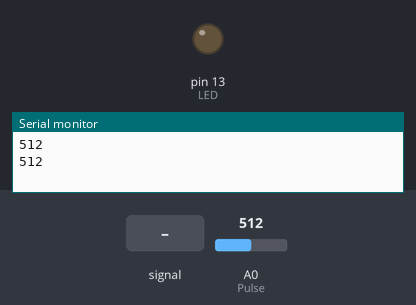
Recording of a sketch running on a simulated Arduino Uno, built with avr-gcc and run on an emulated ATmega328P. On the bench: output pins drawn as LEDs (lit = HIGH), the last lines printed to the serial monitor. The inputs (shaded band) are chosen by the test bench; at power-on: A0 (Pulse) = 512.

Above: at 1.8 s.
1.9 s: A0 (Pulse) fed a 200 Hz sine of ±81 counts around its level
At 2.4 s:
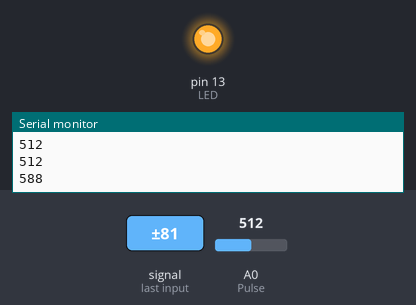
3.5 s: A0 (Pulse) set to 560
5.0 s: A0 (Pulse) set to 540
At 5.9 s:
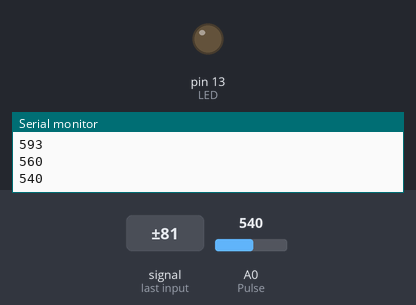
Timing chart, 0 to 8.0 s (numbered marks = the images above; inputs shaded):
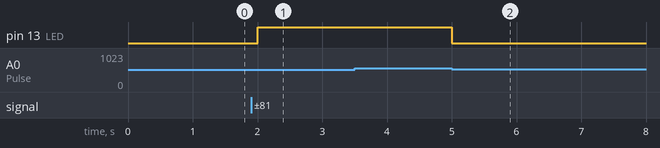

The sketch:

pulsesensor.ino
```cpp
int Pulse = 0;
int LED = 13;
int Signal;
int Threshold = 550;

void setup() {
  pinMode(LED, OUTPUT);
  Serial.begin(9600);
}

void loop() {
  Signal = analogRead(Pulse);
  Serial.println(Signal);

  if(Signal > Threshold){
    digitalWrite(LED, HIGH);
    delay(1000);
  }else{
    digitalWrite(LED, LOW);
    delay(1000);
  }
}
```

main.c
```cpp
#include <stdio.h>
#include <stdlib.h>
#include <string.h>
#include "api.h"
#include "crypto_aead.h"
#include "romulus_m.h"
#include "skinny.h"
#include "variant.h"

#define MAX_MSG_LENGTH 1024
#define AD_BLK_LEN_EVN 16

void enkripsi(unsigned char plaintext[MAX_MSG_LENGTH]){
    unsigned char key[CRYPTO_KEYBYTES];
    unsigned char nonce[CRYPTO_NPUBBYTES];
    unsigned char ciphertext[MAX_MSG_LENGTH + CRYPTO_ABYTES];
    unsigned char ad[AD_BLK_LEN_EVN] = "1234";
    unsigned long long plaintext_len, ad_len, ciphertext_len;

    // Inisialisasi kunci dan nonce
    memset(key, 0, sizeof(key));
    memset(nonce, 0, sizeof(nonce));

    ad_len = strlen((char*) ad) - 1;
    ad[ad_len] = '\0';

    plaintext_len = strlen((char*) plaintext) - 1;
    plaintext[plaintext_len] = '\0';

    // Enkripsi plaintext
    if (crypto_aead_encrypt(ciphertext, &ciphertext_len, plaintext, plaintext_len, ad, ad_len, NULL, nonce, key) != 0) {
        printf("Enkripsi gagal\n");
        return 1;
    }

    char ciphertext_hex[2 * ciphertext_len + 1];
    for (int i = 0; i < ciphertext_len; i++) {
        sprintf(&ciphertext_hex[2 * i], "%02x", ciphertext[i]);
    }
    printf("Ciphertext: %s\n", ciphertext_hex);
    //sreturn(ciphertext_hex);
}

int dekripsi(char hex[MAX_MSG_LENGTH * 2 + 1]){
    unsigned char ciphertext[MAX_MSG_LENGTH + CRYPTO_ABYTES];
    unsigned char key[CRYPTO_KEYBYTES];
    unsigned char plaintext[MAX_MSG_LENGTH];
    unsigned char nonce[CRYPTO_NPUBBYTES];
    unsigned char ad[AD_BLK_LEN_EVN] = "1234";
    unsigned long long plaintext_len, ad_len, ciphertext_len;

    // Inisialisasi kunci dan nonce
    memset(key, 0, sizeof(key));
    memset(nonce, 0, sizeof(nonce));

    ad_len = strlen((char*) ad) - 1;
    ad[ad_len] = '\0';

    plaintext_len = strlen((char*) plaintext) - 1;
    plaintext[plaintext_len] = '\0';
    ciphertext_len = (strlen(hex));
    hex[ciphertext_len-1] = '\0';

    // Konversi dari hexadecimal ke binary
    for (int i = 0; i < ciphertext_len; i += 2) {
        sscanf(hex + i, "%2hhx", ciphertext + i / 2);
    }

    // Dekripsi ciphertext
    if (crypto_aead_decrypt(plaintext, &plaintext_len, NULL, ciphertext, ciphertext_len / 2, ad, ad_len, nonce, key) != 0) {
        printf("Dekripsi gagal\n");
        return 1;
    }

    return plaintext;
}

int main() {
    char plain[5] = "rafli";
    enkripsi(plain);
    char cipher[100] = "f29df7e1139eddaeeabdf79a4066478da68f371c08f489";
    dekripsi(cipher);
    /*
    printf("Masukkan plaintext: ");
    fgets((char*) plaintext, MAX_MSG_LENGTH, stdin);
    */


    // Input additional data
    //printf("Masukkan additional data: ");
    //fgets((char*) ad, AD_BLK_LEN_EVN, stdin);


    // Input ciphertext
    /*
    printf("Masukkan ciphertext: ");
    char hex[MAX_MSG_LENGTH * 2 + 1];
    fgets(hex, sizeof(hex), stdin);
    ciphertext_len = (strlen(hex));
    hex[ciphertext_len-1] = '\0';

    // Konversi dari hexadecimal ke binary
    for (int i = 0; i < ciphertext_len; i += 2) {
        sscanf(hex + i, "%2hhx", ciphertext + i / 2);
    }

    // Dekripsi ciphertext
    if (crypto_aead_decrypt(plaintext, &plaintext_len, NULL, ciphertext, ciphertext_len / 2, ad, ad_len, nonce, key) != 0) {
        printf("Dekripsi gagal\n");
        return 1;
    }

    printf("Plaintext: %s\n", plaintext);
    */
    return 0;
}
```

api.h
```cpp
#define CRYPTO_KEYBYTES 16
#define CRYPTO_NSECBYTES 0
#define CRYPTO_NPUBBYTES 16
#define CRYPTO_ABYTES 16
#define CRYPTO_NOOVERLAP 1
```

crypto_aead.h
```cpp
extern int crypto_aead_encrypt (
			 unsigned char* c, unsigned long long* clen,
			 const unsigned char* m, unsigned long long mlen,
			 const unsigned char* ad, unsigned long long adlen,
			 const unsigned char* nsec,
			 const unsigned char* npub,
			 const unsigned char* k
				);
extern int crypto_aead_decrypt(
unsigned char *m,unsigned long long *mlen,
unsigned char *nsec,
const unsigned char *c,unsigned long long clen,
const unsigned char *ad,unsigned long long adlen,
const unsigned char *npub,
const unsigned char *k
			       );
```

skinny.h
```cpp
extern void skinny_128_384_enc (unsigned char* input, const unsigned char* userkey);
```

variant.h
```cpp
#define MSG_BLK_LEN 16
#define AD_BLK_LEN_ODD 16
#define AD_BLK_LEN_EVN 16
```

romulus_m.h
```cpp
int romulus_m_encrypt (
			 unsigned char* c, unsigned long long* clen,
			 const unsigned char* m, unsigned long long mlen,
			 const unsigned char* ad, unsigned long long adlen,
			 const unsigned char* nsec,
			 const unsigned char* npub,
			 const unsigned char* k
		       );

int romulus_m_decrypt(
unsigned char *m,unsigned long long *mlen,
unsigned char *nsec,
const unsigned char *c,unsigned long long clen,
const unsigned char *ad,unsigned long long adlen,
const unsigned char *npub,
const unsigned char *k
		      );
```

Measured:
- after the input at 1.9 s, pin 13 (LED): LOW → HIGH after 0.10 s
- after the input at 5.0 s, pin 13 (LED): HIGH → LOW at once
